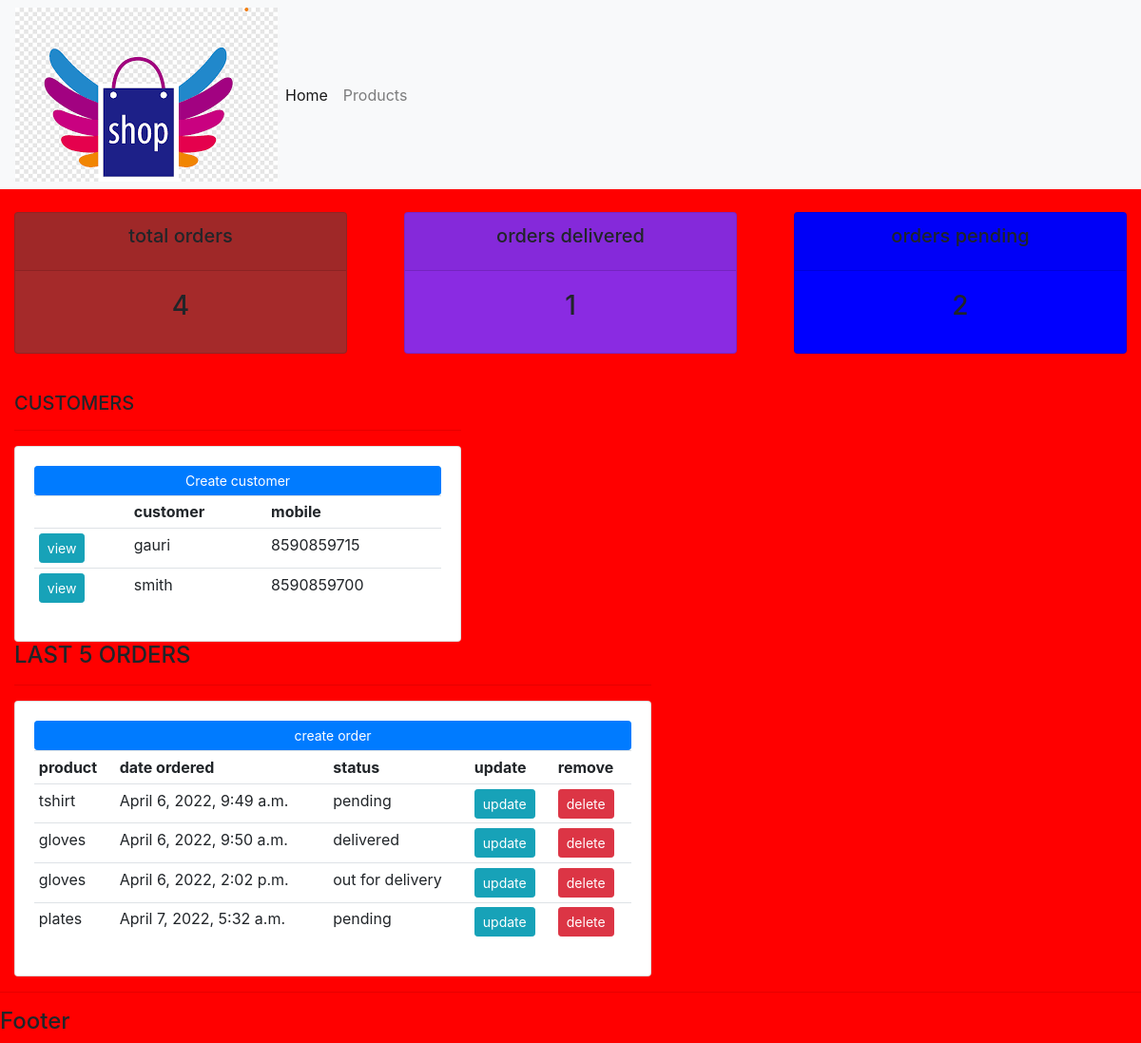
The app's page /, older data.
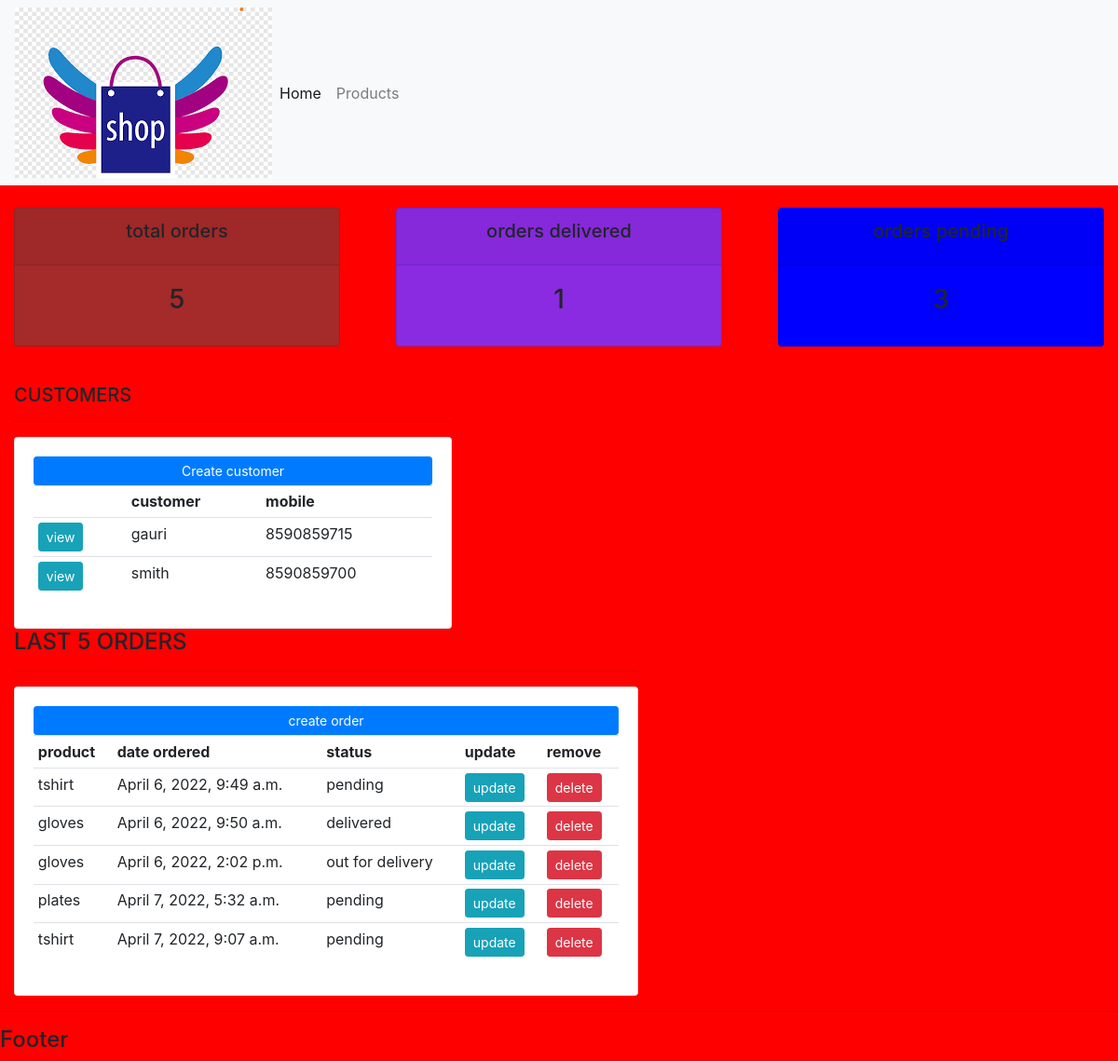
The same page, newer data.
### accounts/models.py (models this page shows, shortened)
class Customer(models.Model):
    name= models.CharField(max_length=100, null=True)
    mobile= models.CharField(max_length=100, null=True)
    email= models.CharField(max_length=100, null=True)
    date= models.DateTimeField(auto_now_add=True, null=True)

class Order(models.Model):
    STATUS=(('pending','pending'),
    ('out for delivery','out for delivery'),
    ('delivered','delivered'),
    )
    customer=models.ForeignKey(Customer,null=True,on_delete=models.SET_NULL)
    product=models.ForeignKey(Product,null=True,on_delete=models.SET_NULL)
    date= models.DateTimeField(auto_now_add=True, null=True)
    status= models.CharField(max_length=100, null=True,choices=STATUS)
    note= models.CharField(max_length=1000, null=True)

class Product(models.Model):
    CATEGORY=(('Indoor','Indoor'),
    ('Out door','Out door'))
    name= models.CharField(max_length=100, null=True)
    price= models.FloatField(null=True)
    description= models.CharField(max_length=100, null=True,blank=True)
    category= models.CharField(max_length=100, null=True,choices=CATEGORY)
    date= models.DateTimeField(auto_now_add=True, null=True)
    tags=models.ManyToManyField(Tag)
    def __str__(self):
        return self.name

### accounts/views.py (the view)
# urls.py: path('',views.home, name="home"),
def home(request):
    orders=Order.objects.all()
    customers=Customer.objects.all()
    totcust=customers.count()
    totorder=orders.count()
    delivered=orders.filter(status='delivered').count()
    pending=orders.filter(status='pending').count()
    context={'orders':orders,'customers':customers,'totorder':totorder,'delivered':delivered,'pending':pending}
    return render(request,'accounts/home.html',context)

### accounts/templates/accounts/home.html (shortened to what this page needs)
{% extends 'accounts/main.html'%}
{% block content %}
{% include 'accounts/status.html' %}
<br>
<div class="col-md-5">
    <h5>CUSTOMERS</h5>
    <hr>
    <div class="card card-body">
        <a class="btn btn-primary btn-sm btn-block" href="">Create customer</a>
        <table class="table table-sm">
            <tr>
                <th></th>
                <th>customer</th>
                <th>mobile</th>
            </tr>
        {% for j in customers %}
         <tr>
             <td><a class="btn btn-sm btn-info" href="{% url 'customer' j.id %}">view</a></td>
             <td>{{j.name}}</td>
             <td>{{j.mobile}}</td>
         </tr>
         {% endfor %}
        </table>
        </div>
    </div>
<div class="col-md-7">
    <h4>LAST 5 ORDERS</h4>
    <hr>
    <div class="card card-body">
        <a class="btn btn-primary btn-sm btn-block" href="{% url 'create_order' %}">create order</a>
        <table class="table table-sm">
            <tr>
                <th>product</th>
                <th>date ordered</th>
                <th>status</th>
                <th>update</th>
                <th>remove</th>
            </tr>
            {% for k in orders %}
         <tr>
             <td>{{k.product}}</td>
             <td>{{k.date}}</td>
             <td>{{k.status}}</td>
             <td><a class="btn btn-sm btn-info" href="{% url 'update_order' k.id %}">update</a></td>
             <td><a class="btn btn-sm btn-danger" href="{% url 'delete_order' k.id %}">delete</a></td>
         </tr>
         {% endfor %}
        </table>
    </div>
</div>
{% endblock %}

Row changes from the older to the newer data that the page shows:
added Order: product "tshirt", date "April 7, 2022, 9:07 a.m.", status "pending"
Text that changed along with them:
{{ totorder }}: "4" → "5"
